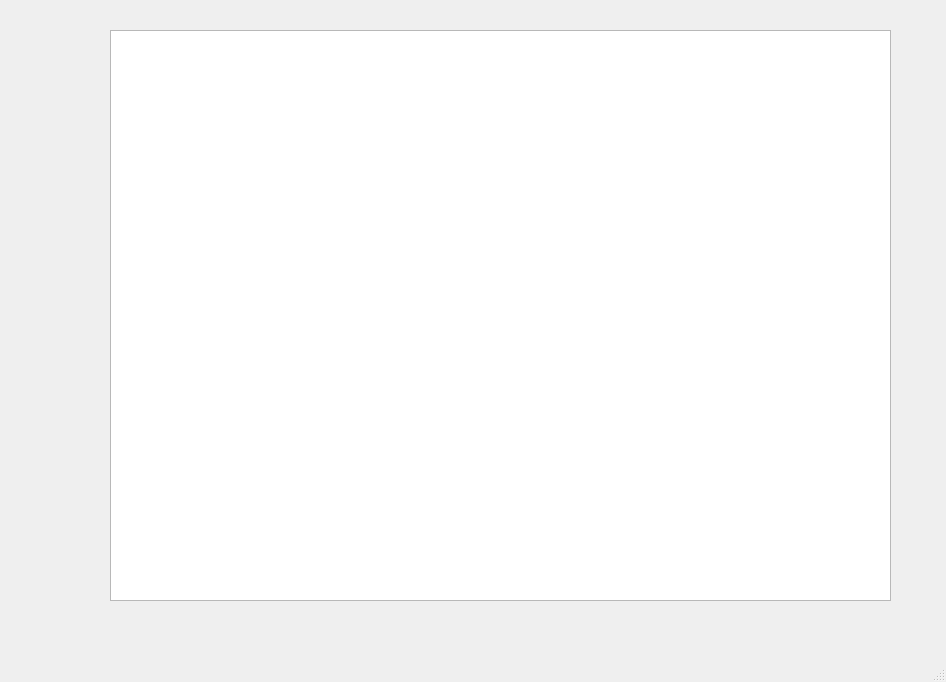
<?xml version="1.0" encoding="UTF-8"?>
<ui version="4.0">
 <class>MainWindow</class>
 <widget class="QMainWindow" name="MainWindow">
  <property name="geometry">
   <rect>
    <x>0</x>
    <y>0</y>
    <width>946</width>
    <height>682</height>
   </rect>
  </property>
  <property name="windowTitle">
   <string>MainWindow</string>
  </property>
  <widget class="QWidget" name="centralwidget">
   <widget class="QPlainTextEdit" name="plainTextEdit">
    <property name="geometry">
     <rect>
      <x>110</x>
      <y>30</y>
      <width>781</width>
      <height>571</height>
     </rect>
    </property>
    <property name="readOnly">
     <bool>true</bool>
    </property>
   </widget>
  </widget>
  <widget class="QMenuBar" name="menubar">
   <property name="geometry">
    <rect>
     <x>0</x>
     <y>0</y>
     <width>946</width>
     <height>33</height>
    </rect>
   </property>
  </widget>
  <widget class="QStatusBar" name="statusbar"/>
 </widget>
 <resources/>
 <connections/>
</ui>
